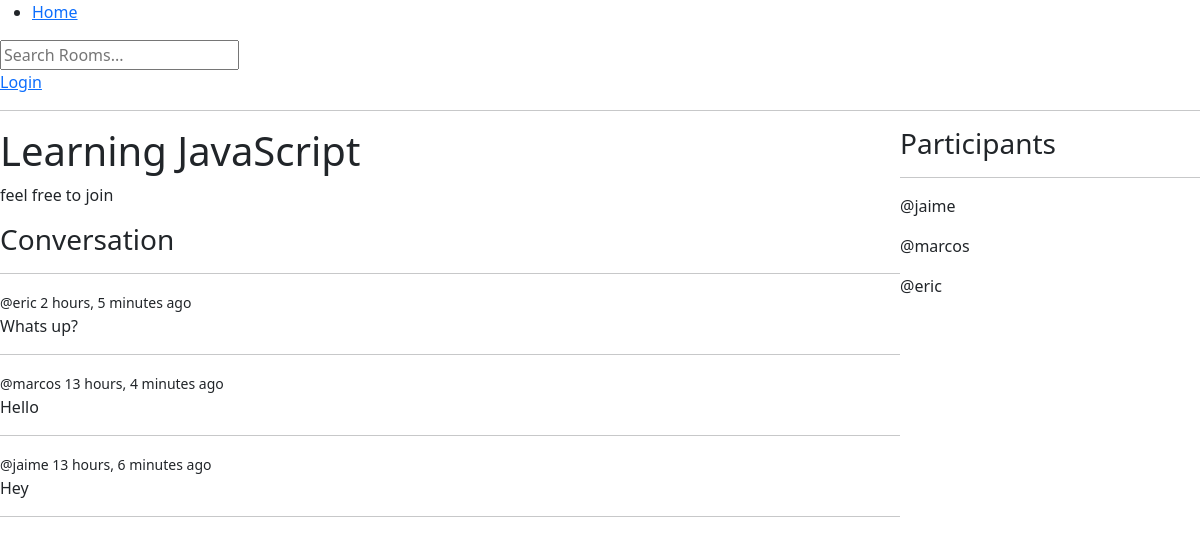
The page /room/1/ on the database its author committed.
### base/models.py (models this page shows, shortened)
class Room(models.Model):
    host =  models.ForeignKey(User, on_delete=models.SET_NULL, null=True)
    topic = models.ForeignKey(Topic, on_delete=models.SET_NULL, null=True)
    name = models.CharField(max_length=200)
    description = models.TextField(null=True, blank=True)
    participants = models.ManyToManyField(User, related_name='participants', blank=True)
    updated = models.DateTimeField(auto_now=True) # auto_now - retrieves the current date and time everytime
    created = models.DateTimeField(auto_now_add=True) # auto_now_add - retrieves the current date and time once
    class Meta:
        ordering = ['-updated', '-created']

class Message(models.Model):
    user = models.ForeignKey(User, on_delete=models.CASCADE)
    room = models.ForeignKey(Room, on_delete=models.CASCADE)
    body = models.TextField()
    updated = models.DateTimeField(auto_now=True)
    created = models.DateTimeField(auto_now_add=True)
    class Meta:
        ordering = ['-updated', '-created']

### base/views.py (the view, shortened to what this page needs)
# urls.py: path('room/<str:pk>/', views.room, name="room"),
def room(request, pk):
    room = Room.objects.get(id=pk)
    room_messages = room.message_set.all()
    participants = room.participants.all()
    return render(request, 'base/room.html', {"room": room, "room_messages": room_messages, "participants": participants})

### base/templates/base/room.html (shortened to what this page needs)
{% extends 'main.html' %}
{% block content %}
    <div class="room-container">
        <div>
            <h1>{{room.name}}</h1>
            <p>{{room.description}}</p>
            <div class="comment-wrapper">
                <h3>Conversation</h3>
                <hr>
                {% for message in room_messages %}
                    <div>
                        <small>@{{message.user}}  {{message.created|timesince}} ago</small>
                        <p>{{message.body}}</p>
                        <hr>
                    </div>
                {% endfor %}
            </div>
        </div>
        <div>
            <h3>Participants</h3>
            <hr>
            {% for participant in participants %}
                <div>
                    <p>@{{participant.username}}</p>
                </div>
            {% endfor %}
        </div>
    </div>
{% endblock content %}

### templates/main.html (shortened to what this page needs)
<!DOCTYPE html>
<html lang="en">
<head>
    <link href="https://cdn.jsdelivr.net/npm/bootstrap@5.3.0/dist/css/bootstrap.min.css" rel="stylesheet">
</head>
<body>
    {% include 'partials/navbar.html' %}
    {% block content %}
    {% endblock %}
</body>
</html>

### templates/partials/navbar.html
<nav>
    <ul>
        <li><a href="{% url 'home' %}">Home</a></li>
    </ul>
    <form method="GET" action="{% url 'home' %}">
        <input type="text" name="q" placeholder="Search Rooms...">
    </form>
    {% if request.user.is_authenticated %}
    <p>Hello {{request.user}}!</p>
        <a href="{% url 'logout' %}">Logout</a>
    {% else %}
        <a href="{% url 'login' %}">Login</a>
    {% endif %}
</nav>
<hr>

### base/templates/base/room.html (style rules this page uses)
.room-container { display: grid; grid-template-columns: 3fr 1fr; }

### rows shown on the page
Room: name "Learning JavaScript", description "feel free to join"
Message: user "eric", created "2 hours, 5 minutes", body "Whats up?"
Message: user "marcos", created "13 hours, 4 minutes", body "Hello"
Message: user "jaime", created "13 hours, 6 minutes", body "Hey"

### other values the page prints
{{ participant.username }} "jaime"
{{ participant.username }} "marcos"
{{ participant.username }} "eric"
